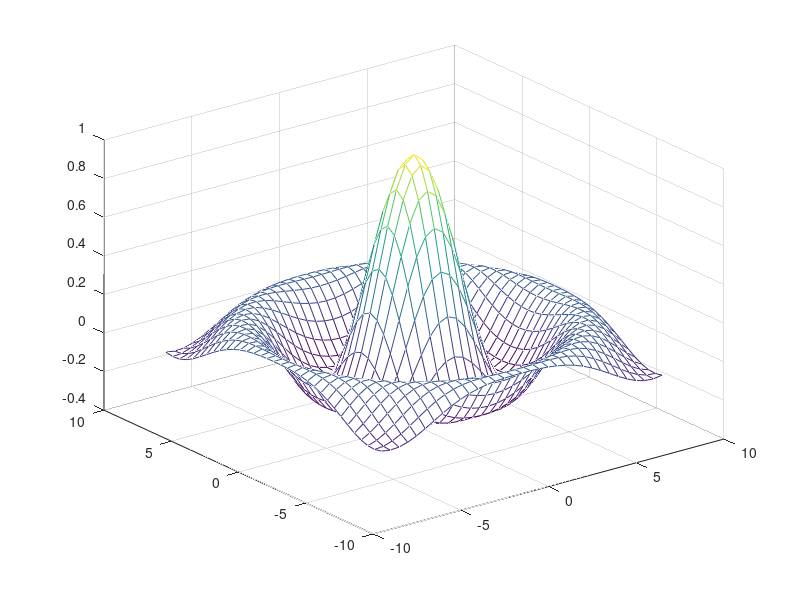
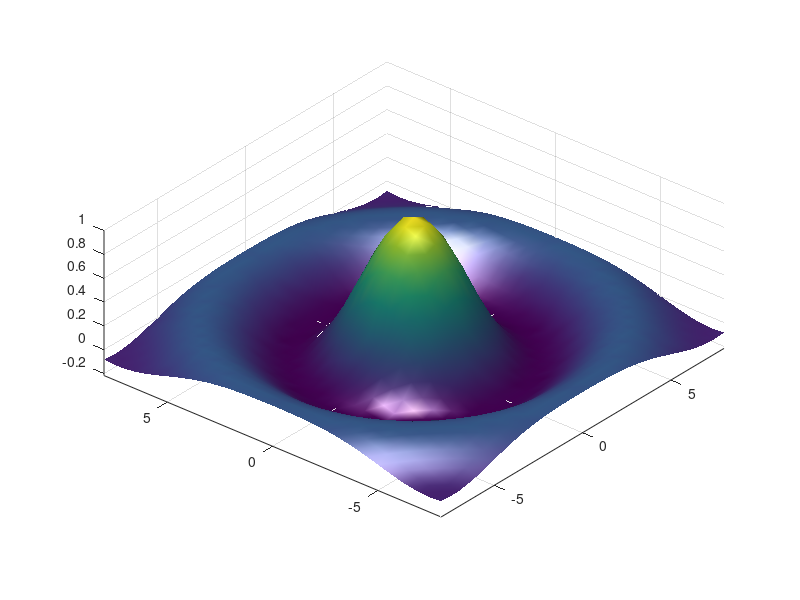

Write MATLAB code to recreate these figures, in order. (Note: this script raises an error after producing the figures.)
% /*M-FILE SCRIPT ITTS_case_plots_script MMM ITTS */ %
% File description:
%
%    some plot cases, for "MATLAB basic" course from IT Training for
%    Students (ITTS) , University of Glasgow
%
%Appendix comments:
%
% 1) http://services.moodle.gla.ac.uk/course/view.php?id=228
% 2) http://www.mathworks.com/access/helpdesk/help/techdoc/index.html?/access/helpdesk/help/techdoc/visualize/f5-3558.html
%===================================================================================================
%  See Also:        
%                    ITTS_case_plots_script.nb  
%
%===================================================================================================
% 
%===================================================================================================
%Revision -
% Date             Name        Description of Change  Email
% 20-Jul-2008  Yi Chen     Initial                            yichen@mech.gla.ac.uk
% 
%HISTORY$
%==================================================================================================*/

% ITTS_case_plots_script Begin
clear
home
close('all')

% No.  1
figure
[X,Y] = meshgrid(-8:.5:8);
R = sqrt(X.^2 + Y.^2) + eps;
Z = sin(R)./R;

mesh(X,Y,Z)

clear

% No.  2
figure
[X,Y] = meshgrid(-8:.5:8);
R = sqrt(X.^2 + Y.^2) + eps;
Z = sin(R)./R;

mesh(X,Y,Z)

surf(X,Y,Z,'FaceColor','interp',...
	'EdgeColor','none',...
	'FaceLighting','phong')
daspect([5 5 1])
axis tight
view(-50,30)
camlight left

x = rand(100,1)*16 - 8;
y = rand(100,1)*16 - 8;
r = sqrt(x.^2 + y.^2) + eps;
z = sin(r)./r;

xlin = linspace(min(x),max(x),33);
ylin = linspace(min(y),max(y),33);
Z = griddata(x,y,z,X,Y,'cubic');

clear

% No.  3
figure
[X,Y] = meshgrid(-8:.5:8);
R = sqrt(X.^2 + Y.^2) + eps;
Z = sin(R)./R;

surf(X,Y,Z,'FaceColor','interp',...
	'EdgeColor','none',...
	'FaceLighting','phong')
daspect([5 5 1])
axis tight
view(-50,30)
camlight left

x = rand(100,1)*16 - 8;
y = rand(100,1)*16 - 8;
r = sqrt(x.^2 + y.^2) + eps;
z = sin(r)./r;

xlin = linspace(min(x),max(x),33);
ylin = linspace(min(y),max(y),33);
Z = griddata(x,y,z,X,Y,'cubic');

mesh(X,Y,Z) %interpolated
axis tight; hold on
plot3(x,y,z,'.','MarkerSize',15) %nonuniform

clear

% No.  4
figure
load wind
xmin = min(x(:));
xmax = max(x(:));
ymax = max(y(:));
zmin = min(z(:));

wind_speed = sqrt(u.^2 + v.^2 + w.^2);
hsurfaces = slice(x,y,z,wind_speed,[xmin,100,xmax],ymax,zmin);
set(hsurfaces,'FaceColor','interp','EdgeColor','none')

hcont = ...
contourslice(x,y,z,wind_speed,[xmin,100,xmax],ymax,zmin);
set(hcont,'EdgeColor',[.7,.7,.7],'LineWidth',.5)

[sx,sy,sz] = meshgrid(80,20:10:50,0:5:15);
hlines = streamline(x,y,z,u,v,w,sx,sy,sz);
set(hlines,'LineWidth',2,'Color','r')

view(3)
daspect([2,2,1])
axis tight

clear

% No.  5
figure
load wind
lims = [100.64 116.67 17.25 28.75 -0.02 6.86];
[x,y,z,u,v,w] = subvolume(x,y,z,u,v,w,lims);

cav = curl(x,y,z,u,v,w);
wind_speed = sqrt(u.^2 + v.^2 + w.^2);

[sx sy sz] = meshgrid(110,20:5:30,1:5);
verts = stream3(x,y,z,u,v,w,sx,sy,sz,.5);
h = streamribbon(verts,x,y,z,cav,wind_speed,2);
set(h,'FaceColor','r',...
	'EdgeColor',[.7 .7 .7],...
	'AmbientStrength',.6)

axis(volumebounds(x,y,z,wind_speed))
grid on
view(3)
camlight right; 
set(gcf,'Renderer','zbuffer'); lighting phong

clear

% No.  6
figure
load wind
xmin = min(x(:));
xmax = max(x(:));
ymin = min(y(:));
alt = 7.356; % z-value for slice and streamtube plane
wind_speed = sqrt(u.^2 + v.^2 + w.^2);

hslice = slice(x,y,z,wind_speed,xmax,ymin,alt);
set(hslice,'FaceColor','interp','EdgeColor','none')
colormap hsv(16)

color_lim = caxis;
cont_intervals = linspace(color_lim(1),color_lim(2),17);
hcont = contourslice(x,y,z,wind_speed,xmax,ymin,...
	alt,cont_intervals,'linear');
set(hcont,'EdgeColor',[.4 .4 .4],'LineWidth',1)

[sx,sy,sz] = meshgrid(xmin,20:3:50,alt);
daspect([1,1,1]) % set DAR before calling streamtube
htubes = streamtube(x,y,z,u,v,w,sx,sy,sz,[1.25 30]);
set(htubes,'EdgeColor','none','FaceColor','r',...
	'AmbientStrength',.5)

view(-100,30)
axis(volumebounds(x,y,z,wind_speed))
set(gca,'Projection','perspective')
camlight left

clear

% No.  7
figure
load wind
[sx sy sz] = meshgrid(100,20:2:50,5);

verts = stream3(x,y,z,u,v,w,sx,sy,sz);
sl = streamline(verts);

view(-10.5,18)
daspect([2 2 0.125])
axis tight; box on

iverts = interpstreamspeed(x,y,z,u,v,w,verts,0.05);
set(gca,'drawmode','fast');
streamparticles(iverts,15,...
	'Animate',10,...
	'ParticleAlignment','on',...
	'MarkerEdgeColor','none',...
	'MarkerFaceColor','red',...
	'Marker','o');

clear

% No.  8
figure
load wind
wind_speed = sqrt(u.^2 + v.^2 + w.^2);
hiso = patch(isosurface(x,y,z,wind_speed,40));
isonormals(x,y,z,wind_speed,hiso)
set(hiso,'FaceColor','red','EdgeColor','none');

hcap = patch(isocaps(x,y,z,wind_speed,40),...
    'FaceColor','interp',...
    'EdgeColor','none');
colormap hsv

daspect([1,1,1]);
[f verts] = reducepatch(isosurface(x,y,z,wind_speed,30),0.07); 
h1 = coneplot(x,y,z,u,v,w,verts(:,1),verts(:,2),verts(:,3),3);
set(h1,'FaceColor','blue','EdgeColor','none');

xrange = linspace(min(x(:)),max(x(:)),10);
yrange = linspace(min(y(:)),max(y(:)),10);
zrange = 3:4:15;
[cx,cy,cz] = meshgrid(xrange,yrange,zrange);
h2 = coneplot(x,y,z,u,v,w,cx,cy,cz,2);
set(h2,'FaceColor','green','EdgeColor','none');

axis tight
box on
camproj perspective
camzoom(1.25)
view(65,45)

camlight(-45,45)
set(gcf,'Renderer','zbuffer'); 
lighting phong
set(hcap,'AmbientStrength',.6)

% No.  9
figure
load mri
D = squeeze(D);

Ds = smooth3(D);
hiso = patch(isosurface(Ds,5),...
	'FaceColor',[1,.75,.65],...
	'EdgeColor','none');

hcap = patch(isocaps(D,5),...
	'FaceColor','interp',...
	'EdgeColor','none');
colormap(map)

view(45,30) 
axis tight 
daspect([1,1,.4])

lightangle(45,30); 
set(gcf,'Renderer','zbuffer'); lighting phong
isonormals(Ds,hiso)
set(hcap,'AmbientStrength',.6)
set(hiso,'SpecularColorReflectance',0,'SpecularExponent',50)

clear
home
% ITTS_case_plots_script End